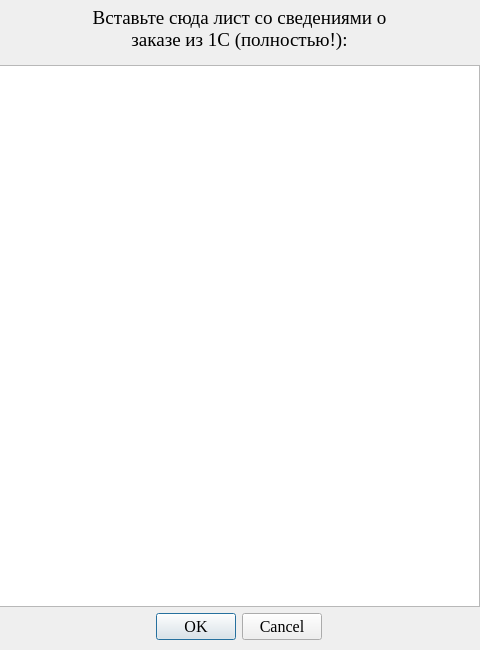
<?xml version="1.0" encoding="UTF-8"?>
<ui version="4.0">
 <class>Dialog</class>
 <widget class="QDialog" name="Dialog">
  <property name="geometry">
   <rect>
    <x>0</x>
    <y>0</y>
    <width>480</width>
    <height>650</height>
   </rect>
  </property>
  <property name="font">
   <font>
    <family>Times New Roman</family>
    <pointsize>14</pointsize>
   </font>
  </property>
  <property name="windowTitle">
   <string>Dialog</string>
  </property>
  <widget class="QWidget" name="gridLayoutWidget">
   <property name="geometry">
    <rect>
     <x>-1</x>
     <y>-1</y>
     <width>481</width>
     <height>651</height>
    </rect>
   </property>
   <layout class="QGridLayout" name="gridLayout">
    <property name="horizontalSpacing">
     <number>9</number>
    </property>
    <property name="verticalSpacing">
     <number>6</number>
    </property>
    <item row="4" column="0">
     <spacer name="verticalSpacer">
      <property name="orientation">
       <enum>Qt::Vertical</enum>
      </property>
      <property name="sizeType">
       <enum>QSizePolicy::Fixed</enum>
      </property>
      <property name="sizeHint" stdset="0">
       <size>
        <width>20</width>
        <height>10</height>
       </size>
      </property>
     </spacer>
    </item>
    <item row="3" column="0">
     <widget class="QDialogButtonBox" name="buttonBox">
      <property name="maximumSize">
       <size>
        <width>480</width>
        <height>16777215</height>
       </size>
      </property>
      <property name="font">
       <font>
        <family>Times New Roman</family>
        <pointsize>12</pointsize>
       </font>
      </property>
      <property name="orientation">
       <enum>Qt::Horizontal</enum>
      </property>
      <property name="standardButtons">
       <set>QDialogButtonBox::Cancel|QDialogButtonBox::Ok</set>
      </property>
      <property name="centerButtons">
       <bool>true</bool>
      </property>
     </widget>
    </item>
    <item row="2" column="0">
     <widget class="QTextEdit" name="textEdit">
      <property name="font">
       <font>
        <family>Times New Roman</family>
        <pointsize>14</pointsize>
       </font>
      </property>
     </widget>
    </item>
    <item row="0" column="0">
     <widget class="QLabel" name="label">
      <property name="minimumSize">
       <size>
        <width>0</width>
        <height>60</height>
       </size>
      </property>
      <property name="maximumSize">
       <size>
        <width>490</width>
        <height>16777215</height>
       </size>
      </property>
      <property name="font">
       <font>
        <family>Times New Roman</family>
        <pointsize>14</pointsize>
       </font>
      </property>
      <property name="text">
       <string>Вставьте сюда лист со сведениями о
заказе из 1С (полностью!):</string>
      </property>
      <property name="alignment">
       <set>Qt::AlignCenter</set>
      </property>
     </widget>
    </item>
   </layout>
  </widget>
 </widget>
 <resources/>
 <connections>
  <connection>
   <sender>buttonBox</sender>
   <signal>accepted()</signal>
   <receiver>Dialog</receiver>
   <slot>accept()</slot>
   <hints>
    <hint type="sourcelabel">
     <x>248</x>
     <y>254</y>
    </hint>
    <hint type="destinationlabel">
     <x>157</x>
     <y>274</y>
    </hint>
   </hints>
  </connection>
  <connection>
   <sender>buttonBox</sender>
   <signal>rejected()</signal>
   <receiver>Dialog</receiver>
   <slot>reject()</slot>
   <hints>
    <hint type="sourcelabel">
     <x>316</x>
     <y>260</y>
    </hint>
    <hint type="destinationlabel">
     <x>286</x>
     <y>274</y>
    </hint>
   </hints>
  </connection>
 </connections>
</ui>
